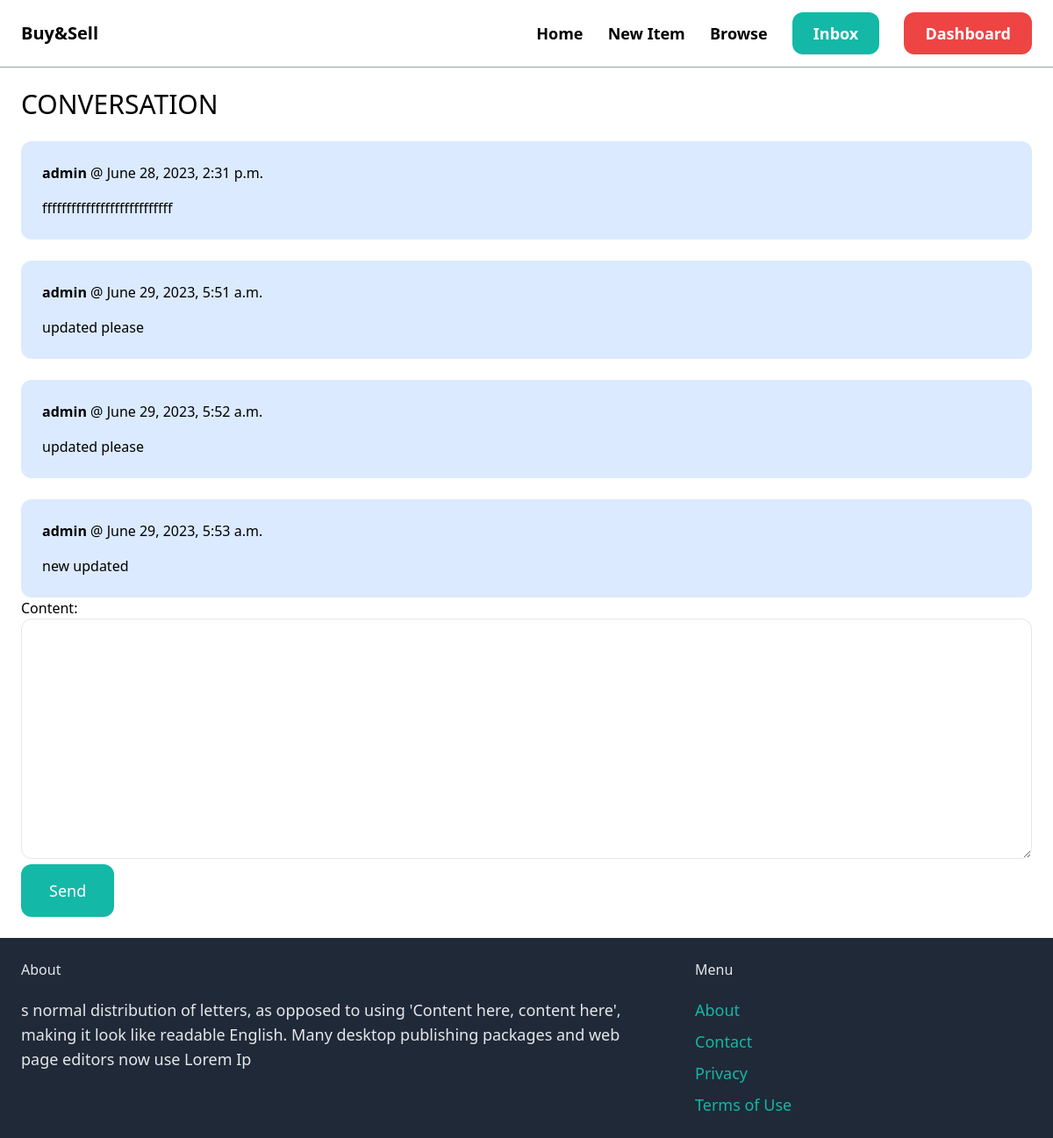
The page /inbox/1 (signed in) on the database its author committed.
### conversation/models.py (models this page shows)
class ConversationMessage(models.Model):
    conversation=models.ForeignKey(Conversation,related_name="messages",on_delete=models.CASCADE)
    content=models.TextField()
    created_at=models.DateTimeField(auto_now_add=True)
    created_by=models.ForeignKey(User,related_name="created_messages",on_delete=models.CASCADE)

### conversation/views.py (the view)
# urls.py: path('<int:pk>',views.detail_inbox,name="detail_inbox"),
@login_required
def detail_inbox(request,pk):
    conversation=Conversation.objects.filter(members__in=[request.user.id]).get(pk=pk)
    if request.method == 'POST':
        form=ConversationMessageForm(request.POST)
        if form.is_valid():
            conversation_message=form.save(commit=False)
            conversation_message.conversation=conversation
            conversation_message.created_by=request.user
            conversation_message.save()
            conversation.save()
            return redirect('conversation:detail_inbox',pk=pk)
    else:
        form=ConversationMessageForm()
    return render(request,'conversation/inbox_detail.html',{'conversation':conversation,'form':form})

### conversation/forms.py
class ConversationMessageForm(forms.ModelForm):
    class Meta:
        model=ConversationMessage
        fields=('content',)
        widgets={
            'content':forms.Textarea(attrs={
                'class':'w-full py-4 px-6 rounded-xl border'
            })
        }

### conversation/templates/conversation/inbox_detail.html (shortened to what this page needs)
{% extends 'core/base.html'%}
{%block content%}
<h1 class="mb-6 text-3xl">CONVERSATION</h1>
<div class="space-y-6">
    {% for message in conversation.messages.all %}
        <div class="p-6 flex {%if message.created_by == request.user %}bg-blue-100 {%else%}bg-gray-100 {% endif %}rounded-xl">
         <div>
<p class="mb-4"><strong>{{message.created_by.username}}</strong> @ {{message.created_at}}</p>
<p>{{message.content}}</p>
            </div>
        </div>
    {%endfor %}
</div>
<form method="POST" action="">
{{form.as_p}}
<button class="py-4 px-8 text-lg bg-teal-500 hover:bg-teal-700 rounded-xl text-white">Send</button>
    </form>
{%endblock%}

### rows shown on the page
ConversationMessage: created_by.username "admin", created_at "June 28, 2023, 2:31 p.m.", content "fffffffffffffffffffffffffff"
ConversationMessage: created_by.username "admin", created_at "June 29, 2023, 5:51 a.m.", content "updated please"
ConversationMessage: created_by.username "admin", created_at "June 29, 2023, 5:52 a.m.", content "updated please"
ConversationMessage: created_by.username "admin", created_at "June 29, 2023, 5:53 a.m.", content "new updated"
